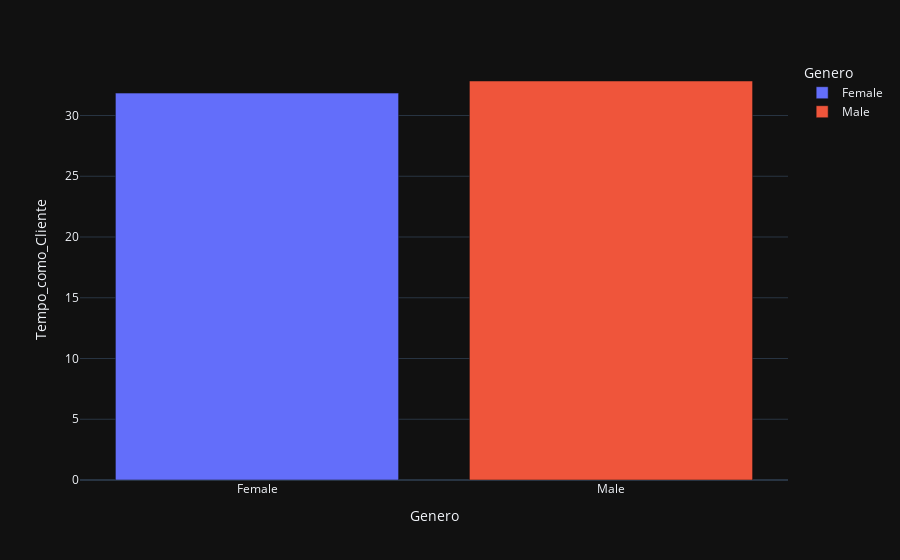

The cell this chart's notebook holds for it:
### Code cell
# Relação entre Gênero e tempo como cliente
gen_cli = df.groupby('Genero')['Tempo_como_Cliente'].mean().reset_index()
fig = px.bar(gen_cli,
             y = 'Tempo_como_Cliente',
             x = 'Genero',
             color = 'Genero')
fig.show()

### Figure 1 — Plotly figure (JSON) as saved in the notebook; plotly's stock layout.template omitted (floating-point values rounded to 4 significant figures)
{"data": [{"hovertemplate": "Genero=%{x}<br>Tempo_como_Cliente=%{y}<extra></extra>", "legendgroup": "Female", "marker": {"color": "#636efa", "pattern": {"shape": ""}}, "name": "Female", "orientation": "v", "showlegend": true, "textposition": "auto", "x": ["Female"], "xaxis": "x", "y": [31.84], "yaxis": "y", "type": "bar"}, {"hovertemplate": "Genero=%{x}<br>Tempo_como_Cliente=%{y}<extra></extra>", "legendgroup": "Male", "marker": {"color": "#EF553B", "pattern": {"shape": ""}}, "name": "Male", "orientation": "v", "showlegend": true, "textposition": "auto", "x": ["Male"], "xaxis": "x", "y": [32.84], "yaxis": "y", "type": "bar"}], "layout": {"xaxis": {"anchor": "y", "domain": [0.0, 1.0], "title": {"text": "Genero"}, "categoryorder": "array", "categoryarray": ["Female", "Male"]}, "yaxis": {"anchor": "x", "domain": [0.0, 1.0], "title": {"text": "Tempo_como_Cliente"}}, "legend": {"title": {"text": "Genero"}, "tracegroupgap": 0}, "margin": {"t": 60}, "barmode": "relative"}}
